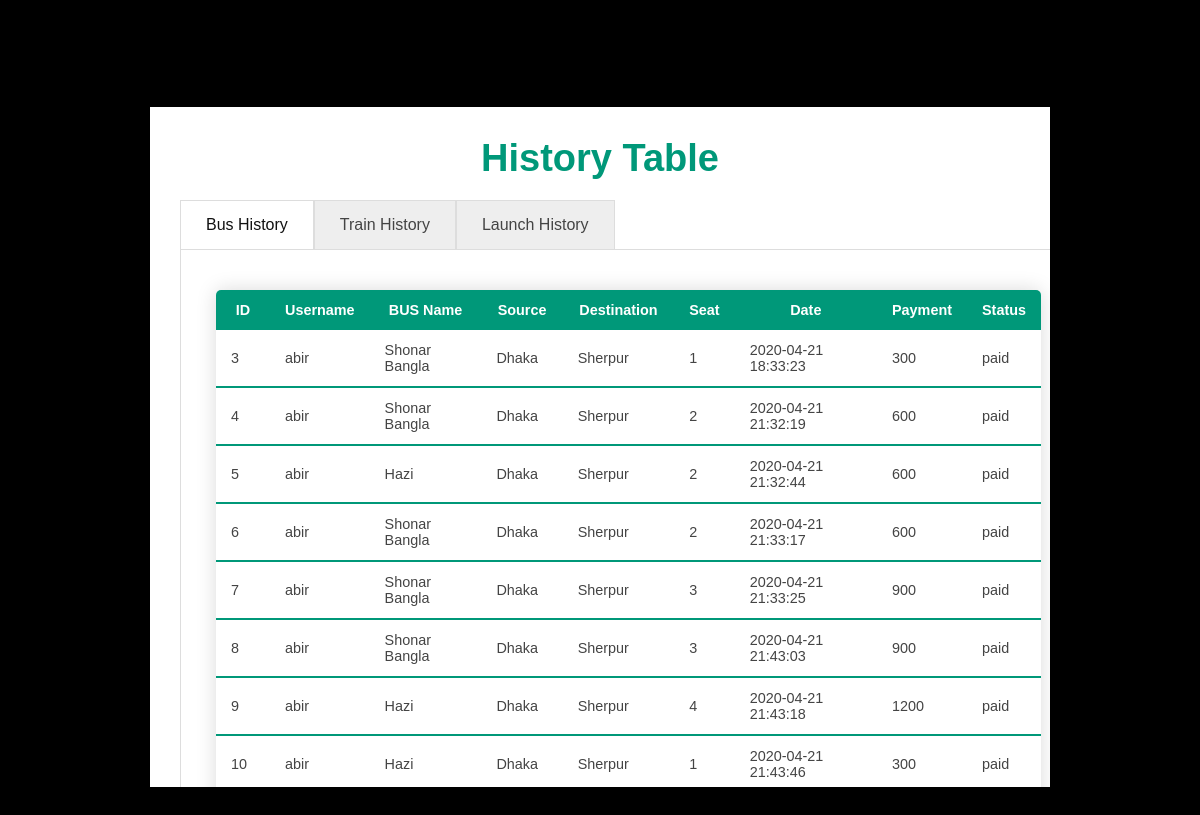
The page /mainpage/history.php (signed in, lower part) on the database as committed earlier.
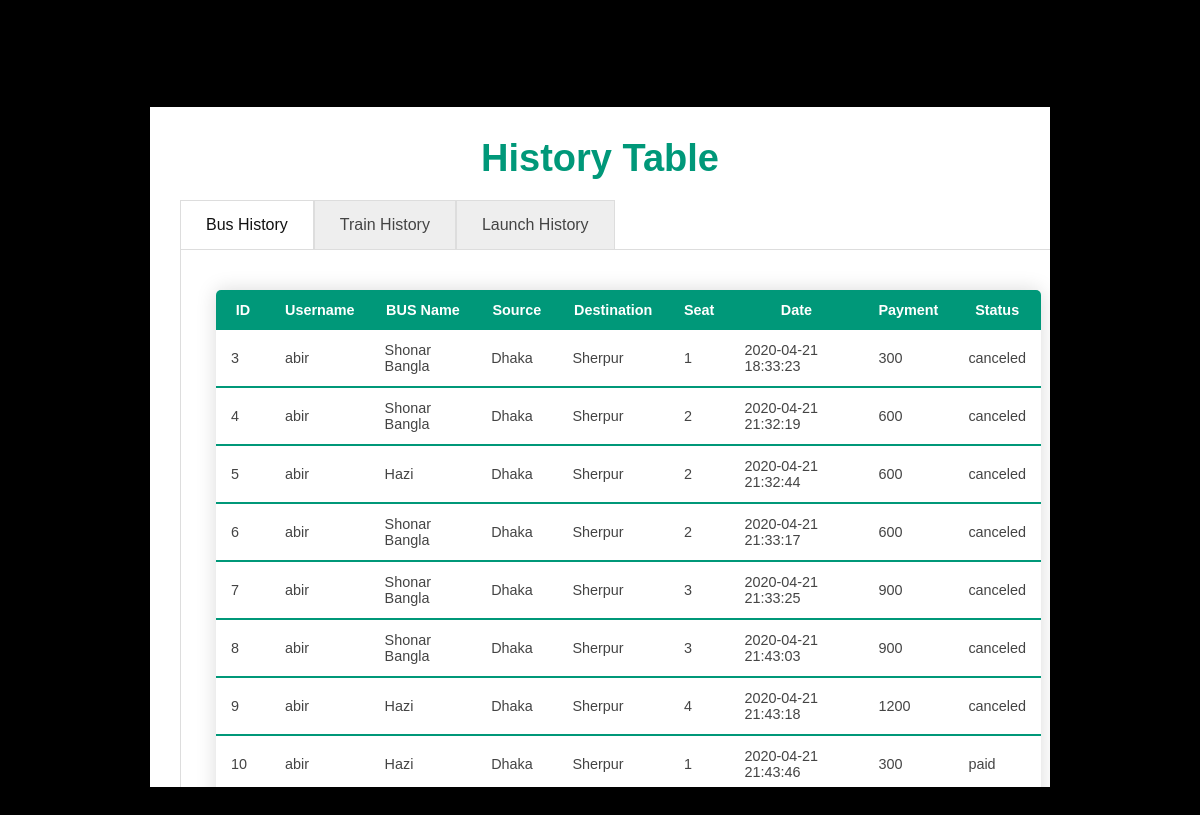
The same page on the database as committed later.
### tables this page shows
CREATE TABLE `bus_history` (
  `id` int(100) NOT NULL,
  `username` varchar(100) NOT NULL,
  `bus_id` int(100) NOT NULL,
  `seat` int(100) NOT NULL,
  `date` timestamp NOT NULL DEFAULT current_timestamp(),
  `payment` int(100) NOT NULL,
  `status` varchar(100) NOT NULL
);

CREATE TABLE `bus_list` (
  `id` int(100) NOT NULL,
  `name` varchar(100) NOT NULL,
  `board` varchar(100) NOT NULL,
  `destination` varchar(100) NOT NULL,
  `type` varchar(10) NOT NULL DEFAULT 'nonac',
  `cost` int(100) NOT NULL,
  `available_seat` int(100) NOT NULL DEFAULT 40,
  `total_seat` int(100) NOT NULL DEFAULT 40
);

### mainpage/history.php (the view, shortened to what this page needs)
<?php
include "../mainpage/common.inc.php";
include "../db/db_connect.inc.php";
?>
<!DOCTYPE html>
<html>
<head>
    <link rel="stylesheet" href="history.css">
</head>
<body>
    <div class="table">
        <h1>History Table</h1>
        <nav>
            <ul>
                <li class="tab1"><label for="tab1">Bus History</label></li>
                <li class="tab2"><label for="tab2">Train History</label></li>
                <li class="tab3"><label for="tab3">Launch History</label></li>
            </ul>
        </nav>
        <section>
            <div class=tab1>
                <table class="content-table">
                    <thead>
                        <tr>
                            <th>ID</th>
                            <th>Username</th>
                            <th>BUS Name</th>
                            <th>Source</th>
                            <th>Destination</th>
                            <th>Seat</th>
                            <th>Date</th>
                            <th>Payment</th>
                            <th>Status</th>
                        </tr>
                    </thead>
                    <?php
                    $username = $_SESSION['username'];
                    $sql = "SELECT bus_history.id, bus_history.username, bus_list.name, bus_list.board, bus_list.destination, bus_history.seat, bus_history.date, bus_history.payment,bus_history.status FROM bus_history INNER JOIN bus_list ON bus_history.bus_id = bus_list.id where username='$username'";
                    $result = mysqli_query($conn, $sql);
                    $rowCount = mysqli_num_rows($result);
                    if ($rowCount > 0) {
                        while ($row = mysqli_fetch_assoc($result)) {
                            echo "<tbody>
                            <tr>
                            <td>" . $row['id'] . "</td>
                            <td>" . $row['username'] . "</td>
                            <td>" . $row['name'] . "</td>
                            <td>" . $row['board'] . "</td>
                            <td>" . $row['destination'] . "</td>
                            <td>" . $row['seat'] . "</td>
                            <td>" . $row['date'] . "</td>
                            <td>" . $row['payment'] . "</td>
                            <td>" . $row['status'] . "</td>
                            </tr>
                            </tbody>";
                        }
                        echo "</table>";
                    } else {
                        echo $message = "No History!";
                    }
                    ?>
            </div>
        </section>
    </div>
</body>
</html>

Rows that differ between the two databases and show on the page:
changed bus_history id 3: status "paid" → "canceled"
changed bus_history id 4: status "paid" → "canceled"
changed bus_history id 5: status "paid" → "canceled"
changed bus_history id 6: status "paid" → "canceled"
changed bus_history id 7: status "paid" → "canceled"
changed bus_history id 8: status "paid" → "canceled"
changed bus_history id 9: status "paid" → "canceled"
